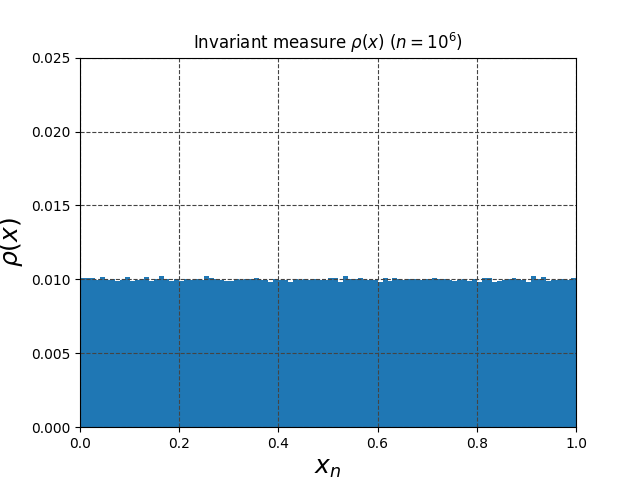

This chart was generated by the following Python code:
import csv
import seaborn as sns
from io import BytesIO
import matplotlib.pyplot as plt
from mpl_toolkits.mplot3d import Axes3D
from PIL import Image
from matplotlib.animation import FuncAnimation
import numpy as np

fig = plt.figure(dpi=256)


def func(x: float) -> float:
    """テント写像の値を求める"""
    # alpha = 2
    # if 0 <= x and x <= 0.5:
    #     return alpha * x
    # else:
    #     return -alpha * x + alpha

    if x <= 0.5:
        return 2 * x
    else:
        return 1.99999999 * (1 - x)


n = 10**6
x0 = 0.1
x = x0
X = []
Y = []
for k in range(n):
    X.append(k)
    x = func(x)
    Y.append(x)
print(X)
print(Y)
weights = np.ones_like(Y) / float(len(Y))
fig = plt.figure()
ax = fig.add_subplot(1, 1, 1)
ax.hist(Y, bins=100, weights=weights)
GRID_COLOR = "#444444"
GRID_LINE_WIDTH = 0.8
plt.grid(which="both", color=GRID_COLOR, linestyle="--", linewidth=GRID_LINE_WIDTH)

ax.set_aspect("auto")
plt.xlim(0, 1)
plt.ylim(0, 0.025)
ax.set_title(r"Invariant measure $\rho(x)$ ($n=10^6$)")
ax.set_xlabel(r"$x_{n}$", fontsize=18)
ax.set_ylabel(r"$\rho(x)$", fontsize=18)
plt.savefig("tent_invariant_dist.png")
